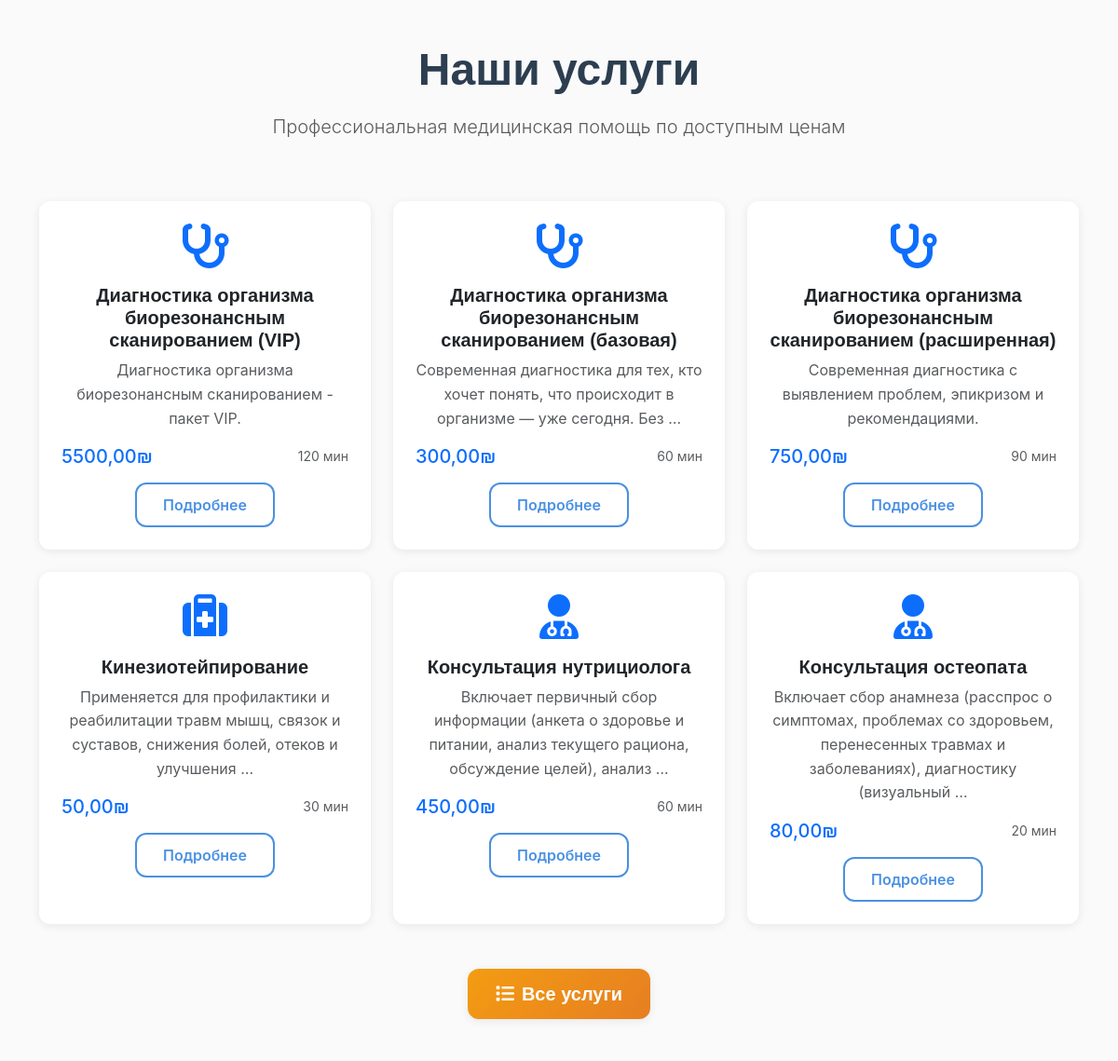
/ (middle part), run on an earlier commit of the app's database.
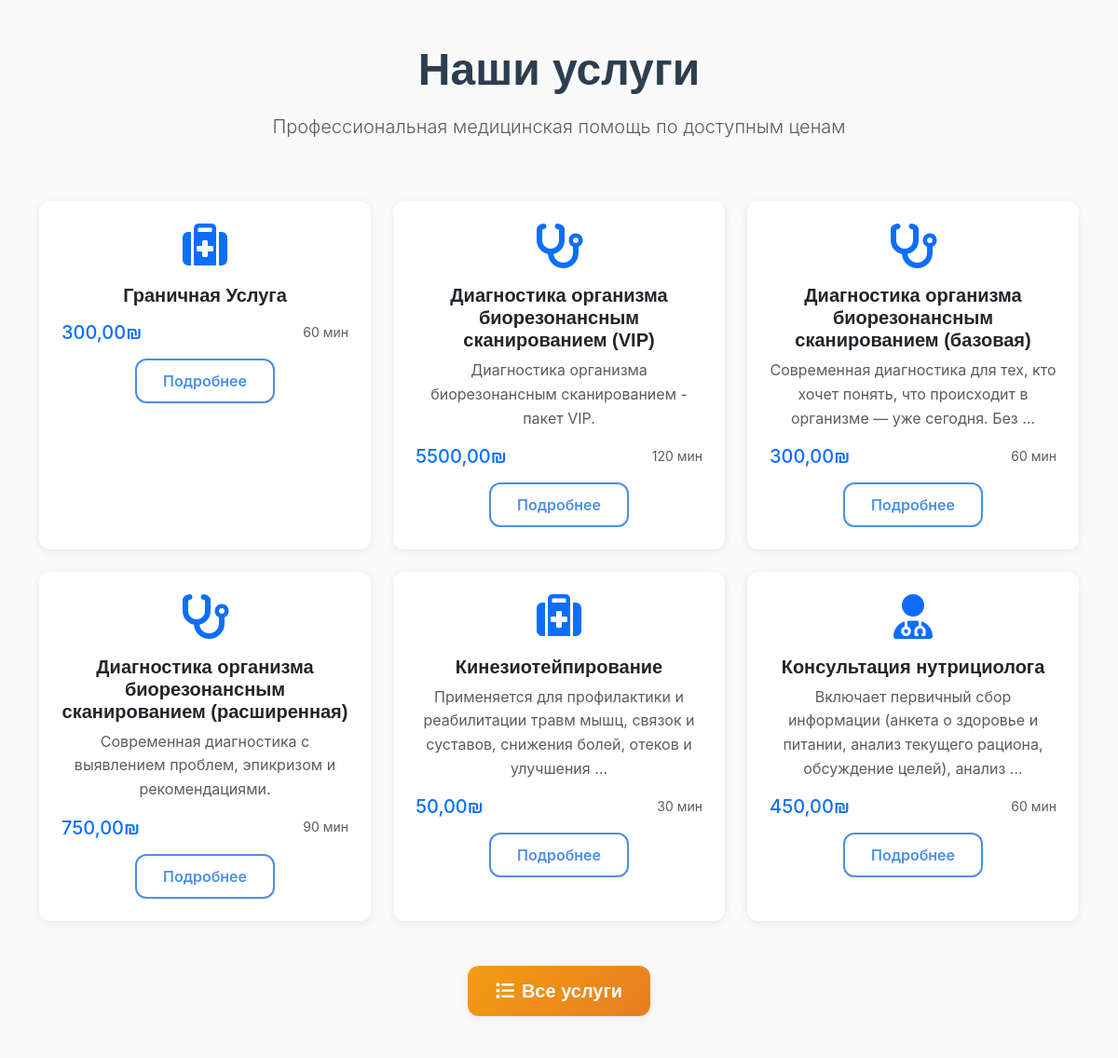
And on a later commit of the database.
### core/models.py (models this page shows, shortened)
class Service(models.Model):
    CATALOG_CHOICES = [
        ('A', 'Каталог А (Израиль)'),
        ('B', 'Каталог B (Заграница)'),
    ]
    name = models.CharField(max_length=200, verbose_name="Название услуги")
    description = models.TextField(verbose_name="Описание")
    price = models.DecimalField(max_digits=10, decimal_places=2, verbose_name="Цена")
    currency = models.CharField(max_length=3, default="₪", verbose_name="Валюта")
    duration = models.IntegerField(help_text="Длительность в минутах", verbose_name="Длительность")
    catalog = models.CharField(max_length=1, choices=CATALOG_CHOICES, default='A', verbose_name="Каталог")
    is_active = models.BooleanField(default=True, verbose_name="Активна")
    created_at = models.DateTimeField(auto_now_add=True, verbose_name="Дата создания")
    class Meta:
        verbose_name = "Услуга"
        verbose_name_plural = "Услуги"
        ordering = ['catalog', 'name']

### core/views.py (the view)
# urls.py: path('', views.home, name='home'),
def home(request):
    popular_services = Service.objects.filter(is_active=True, catalog='A')[:6]
    context = {
        'popular_services': popular_services,
    }
    return render(request, 'core/home.html', context)

### templates/core/home.html (shortened to what this page needs)
{% extends 'base.html' %}
{% block content %}
<section class="py-5">
    <div class="container">
        <div class="row">
            <div class="col-12 text-center mb-5">
                <h2 class="display-5 fw-bold">Наши услуги</h2>
                <p class="lead text-muted">Профессиональная медицинская помощь по доступным ценам</p>
            </div>
        </div>
        <div class="row">
            {% for service in popular_services %}
            <div class="col-md-4 mb-4">
                <div class="card service-card h-100">
                    <div class="card-body text-center">
                        <div class="mb-3">
                            {% if 'массаж' in service.name.lower %}
                                <i class="fas fa-hands text-primary" style="font-size: 3rem;"></i>
                            {% elif 'консультация' in service.name.lower %}
                                <i class="fas fa-user-md text-primary" style="font-size: 3rem;"></i>
                            {% elif 'диагностика' in service.name.lower %}
                                <i class="fas fa-stethoscope text-primary" style="font-size: 3rem;"></i>
                            {% else %}
                                <i class="fas fa-medkit text-primary" style="font-size: 3rem;"></i>
                            {% endif %}
                        </div>
                        <h5 class="card-title">{{ service.name }}</h5>
                        <p class="card-text text-muted">{{ service.description|truncatewords:15 }}</p>
                        <div class="d-flex justify-content-between align-items-center">
                            <span class="h5 text-primary mb-0">{{ service.price }}{{ service.currency }}</span>
                            <small class="text-muted">{{ service.duration }} мин</small>
                        </div>
                        <a href="{% url 'core:service_detail' service.id %}" class="btn btn-outline-primary mt-3">
                            Подробнее
                        </a>
                    </div>
                </div>
            </div>
            {% endfor %}
        </div>
        <div class="text-center mt-4">
            <a href="{% url 'core:services' %}" class="btn btn-primary btn-lg">
                <i class="fas fa-list me-2"></i>Все услуги
            </a>
        </div>
    </div>
</section>
{% endblock %}

What changed in the data, as far as the page shows it:
no longer on this page (row unchanged): Service: name "Консультация остеопата", description "Включает сбор анамнеза (расспрос о симптомах, проблемах со здоровьем, перенесенных травмах и заболеваниях), диагностику (визуальный …", price "80,00", currency "₪", duration "20"
added Service: name "Граничная Услуга", price "300,00", currency "₪", duration "60"
